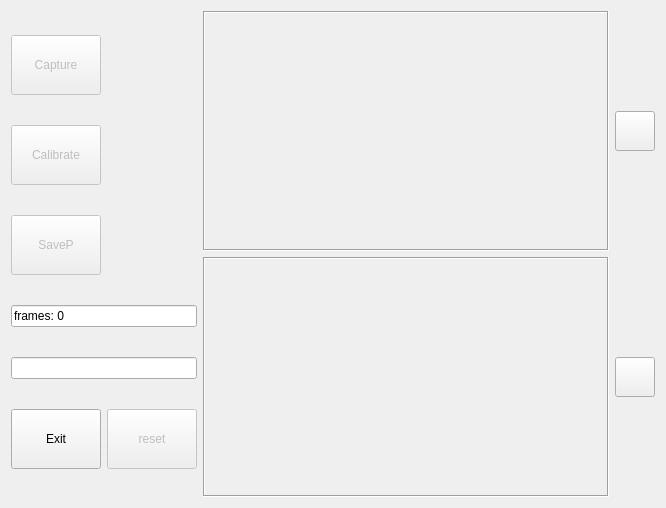
<?xml version="1.0" encoding="UTF-8"?>
<ui version="4.0">
 <class>CalibrateWidget</class>
 <widget class="QDialog" name="CalibrateWidget">
  <property name="geometry">
   <rect>
    <x>0</x>
    <y>0</y>
    <width>666</width>
    <height>506</height>
   </rect>
  </property>
  <property name="windowTitle">
   <string>Form</string>
  </property>
  <layout class="QGridLayout" name="gridLayout_3">
   <item row="0" column="0">
    <layout class="QGridLayout" name="gridLayout">
     <item row="3" column="1">
      <widget class="QPushButton" name="calibrateButton">
       <property name="enabled">
        <bool>false</bool>
       </property>
       <property name="sizePolicy">
        <sizepolicy hsizetype="Fixed" vsizetype="Fixed">
         <horstretch>0</horstretch>
         <verstretch>0</verstretch>
        </sizepolicy>
       </property>
       <property name="minimumSize">
        <size>
         <width>90</width>
         <height>60</height>
        </size>
       </property>
       <property name="text">
        <string>Calibrate</string>
       </property>
       <property name="autoDefault">
        <bool>false</bool>
       </property>
       <property name="flat">
        <bool>false</bool>
       </property>
      </widget>
     </item>
     <item row="6" column="1" colspan="2">
      <widget class="QLineEdit" name="resultLine">
       <property name="text">
        <string/>
       </property>
       <property name="readOnly">
        <bool>true</bool>
       </property>
      </widget>
     </item>
     <item row="2" column="1">
      <widget class="QPushButton" name="captureButton">
       <property name="enabled">
        <bool>false</bool>
       </property>
       <property name="sizePolicy">
        <sizepolicy hsizetype="Fixed" vsizetype="Fixed">
         <horstretch>0</horstretch>
         <verstretch>0</verstretch>
        </sizepolicy>
       </property>
       <property name="minimumSize">
        <size>
         <width>90</width>
         <height>60</height>
        </size>
       </property>
       <property name="text">
        <string>Capture</string>
       </property>
       <property name="checkable">
        <bool>false</bool>
       </property>
       <property name="checked">
        <bool>false</bool>
       </property>
       <property name="autoDefault">
        <bool>false</bool>
       </property>
       <property name="flat">
        <bool>false</bool>
       </property>
      </widget>
     </item>
     <item row="7" column="1">
      <widget class="QPushButton" name="exitButton">
       <property name="sizePolicy">
        <sizepolicy hsizetype="Fixed" vsizetype="Fixed">
         <horstretch>0</horstretch>
         <verstretch>0</verstretch>
        </sizepolicy>
       </property>
       <property name="minimumSize">
        <size>
         <width>90</width>
         <height>60</height>
        </size>
       </property>
       <property name="text">
        <string>Exit</string>
       </property>
       <property name="icon">
        <iconset resource="icons.qrc">
         <normaloff>:/icon/icons8-back-50.png</normaloff>:/icon/icons8-back-50.png</iconset>
       </property>
       <property name="iconSize">
        <size>
         <width>24</width>
         <height>24</height>
        </size>
       </property>
       <property name="autoDefault">
        <bool>false</bool>
       </property>
       <property name="default">
        <bool>false</bool>
       </property>
       <property name="flat">
        <bool>false</bool>
       </property>
      </widget>
     </item>
     <item row="5" column="1" colspan="2">
      <widget class="QLineEdit" name="frameLine">
       <property name="text">
        <string>frames: 0</string>
       </property>
       <property name="readOnly">
        <bool>true</bool>
       </property>
      </widget>
     </item>
     <item row="4" column="1">
      <widget class="QPushButton" name="saveParaButton">
       <property name="enabled">
        <bool>false</bool>
       </property>
       <property name="sizePolicy">
        <sizepolicy hsizetype="Fixed" vsizetype="Fixed">
         <horstretch>0</horstretch>
         <verstretch>0</verstretch>
        </sizepolicy>
       </property>
       <property name="minimumSize">
        <size>
         <width>90</width>
         <height>60</height>
        </size>
       </property>
       <property name="text">
        <string>SaveP</string>
       </property>
       <property name="autoDefault">
        <bool>false</bool>
       </property>
       <property name="flat">
        <bool>false</bool>
       </property>
      </widget>
     </item>
     <item row="7" column="2">
      <widget class="QPushButton" name="resetButton">
       <property name="enabled">
        <bool>false</bool>
       </property>
       <property name="sizePolicy">
        <sizepolicy hsizetype="Minimum" vsizetype="Fixed">
         <horstretch>0</horstretch>
         <verstretch>0</verstretch>
        </sizepolicy>
       </property>
       <property name="minimumSize">
        <size>
         <width>90</width>
         <height>60</height>
        </size>
       </property>
       <property name="text">
        <string>reset</string>
       </property>
       <property name="autoDefault">
        <bool>false</bool>
       </property>
       <property name="flat">
        <bool>false</bool>
       </property>
      </widget>
     </item>
    </layout>
   </item>
   <item row="0" column="1">
    <layout class="QGridLayout" name="gridLayout_2">
     <property name="sizeConstraint">
      <enum>QLayout::SetDefaultConstraint</enum>
     </property>
     <item row="0" column="0">
      <widget class="QLabel" name="srcImageLabel">
       <property name="sizePolicy">
        <sizepolicy hsizetype="Expanding" vsizetype="Expanding">
         <horstretch>0</horstretch>
         <verstretch>0</verstretch>
        </sizepolicy>
       </property>
       <property name="minimumSize">
        <size>
         <width>360</width>
         <height>240</height>
        </size>
       </property>
       <property name="autoFillBackground">
        <bool>false</bool>
       </property>
       <property name="frameShape">
        <enum>QFrame::Box</enum>
       </property>
       <property name="frameShadow">
        <enum>QFrame::Sunken</enum>
       </property>
       <property name="text">
        <string/>
       </property>
      </widget>
     </item>
     <item row="1" column="1">
      <widget class="QPushButton" name="dstSaveButton">
       <property name="sizePolicy">
        <sizepolicy hsizetype="Fixed" vsizetype="Fixed">
         <horstretch>0</horstretch>
         <verstretch>0</verstretch>
        </sizepolicy>
       </property>
       <property name="minimumSize">
        <size>
         <width>40</width>
         <height>40</height>
        </size>
       </property>
       <property name="text">
        <string/>
       </property>
       <property name="icon">
        <iconset resource="icons.qrc">
         <normaloff>:/icon/icons8-save-as-32.png</normaloff>:/icon/icons8-save-as-32.png</iconset>
       </property>
       <property name="autoDefault">
        <bool>false</bool>
       </property>
      </widget>
     </item>
     <item row="0" column="1">
      <widget class="QPushButton" name="srcSaveButton">
       <property name="sizePolicy">
        <sizepolicy hsizetype="Fixed" vsizetype="Fixed">
         <horstretch>0</horstretch>
         <verstretch>0</verstretch>
        </sizepolicy>
       </property>
       <property name="minimumSize">
        <size>
         <width>40</width>
         <height>40</height>
        </size>
       </property>
       <property name="text">
        <string/>
       </property>
       <property name="icon">
        <iconset resource="icons.qrc">
         <normaloff>:/icon/icons8-save-as-32.png</normaloff>:/icon/icons8-save-as-32.png</iconset>
       </property>
       <property name="autoDefault">
        <bool>false</bool>
       </property>
      </widget>
     </item>
     <item row="1" column="0">
      <widget class="QLabel" name="dstImageLabel">
       <property name="sizePolicy">
        <sizepolicy hsizetype="Expanding" vsizetype="Expanding">
         <horstretch>0</horstretch>
         <verstretch>0</verstretch>
        </sizepolicy>
       </property>
       <property name="minimumSize">
        <size>
         <width>360</width>
         <height>240</height>
        </size>
       </property>
       <property name="autoFillBackground">
        <bool>false</bool>
       </property>
       <property name="frameShape">
        <enum>QFrame::Box</enum>
       </property>
       <property name="frameShadow">
        <enum>QFrame::Sunken</enum>
       </property>
       <property name="text">
        <string/>
       </property>
      </widget>
     </item>
    </layout>
   </item>
  </layout>
 </widget>
 <resources>
  <include location="icons.qrc"/>
 </resources>
 <connections>
  <connection>
   <sender>exitButton</sender>
   <signal>clicked()</signal>
   <receiver>CalibrateWidget</receiver>
   <slot>close()</slot>
   <hints>
    <hint type="sourcelabel">
     <x>64</x>
     <y>467</y>
    </hint>
    <hint type="destinationlabel">
     <x>302</x>
     <y>252</y>
    </hint>
   </hints>
  </connection>
 </connections>
</ui>
